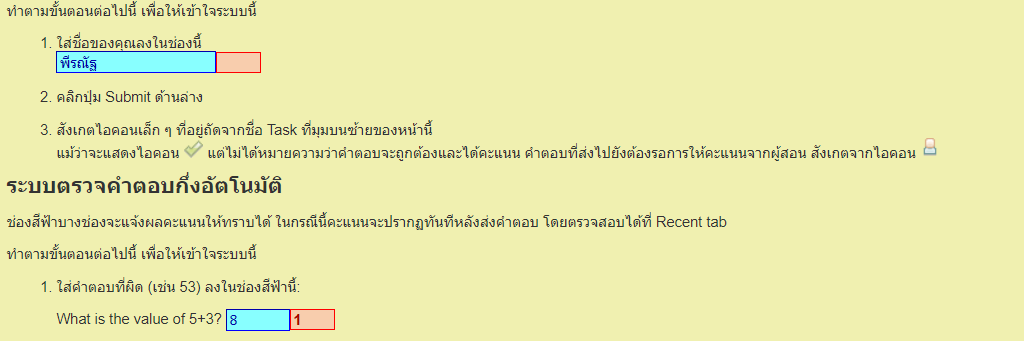
#> input picture elab/Lab 00 intro/image folder/blue.png, 1024 x 341 px
$ python ascii_gen.py
#> lines starting #> are read from the running program, lines starting #| are printed output that depends on the picture
#> the answer given: ../elab/Lab 00 intro/image folder/blue.png
#> in ascii_image, image is the input picture: PIL image 1024x341 RGBA; mean R, G, B, A 232.2, 233.2, 172.8, 255
# ascii image generator

import PIL.Image

ASCII_CHARS = ["@", "#", "$", "%", "?", "*", "+", ";", ":", ",", "."]

# resize image
def resize_image(image, new_width=100):
#> called with new_width = 100
    width, height = image.size
#> width = 1024; height = 341
    aspect_ratio = height/width
#> aspect_ratio = 0.333
    new_height = int(aspect_ratio * new_width)
#> new_height = 33
    new_image = image.resize((new_width, new_height))
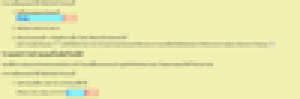
#> new_image: PIL image 100x33 RGBA (shown 3 times larger); mean R, G, B, A 232.1, 233.2, 172.8, 255
    new_image = new_image.convert('L') # convert image to grayscale
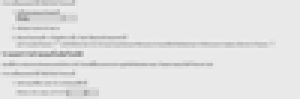
#> new_image: PIL image 100x33 L (shown 3 times larger); min 154, max 239, mean 226.2
    return new_image

# Generator function: convert image to ascii
def ascii_image():
    # input: path to image
    path = input("Enter the path to the image file : \n")
    try:
        image = PIL.Image.open(path)
    except:
        print(path, "Unable to find image ")

    resized_image  = resize_image(image) # resize image


if __name__ == '__main__':
    ascii_image()
